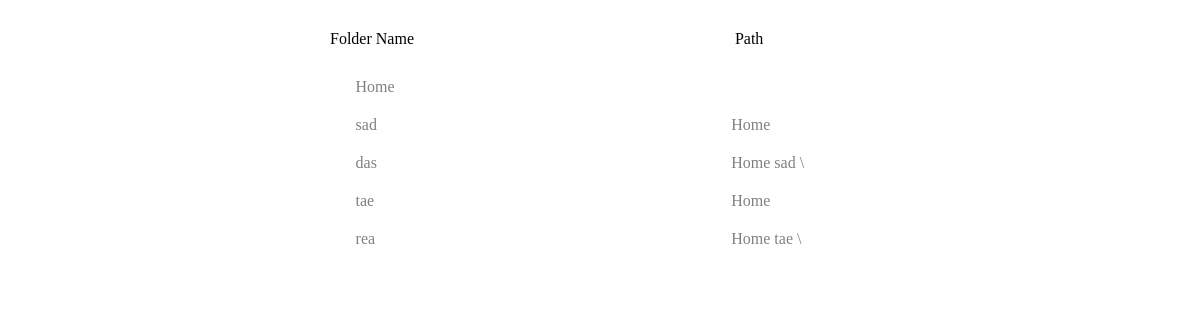
Before: /move.php (signed in) with the older database file.
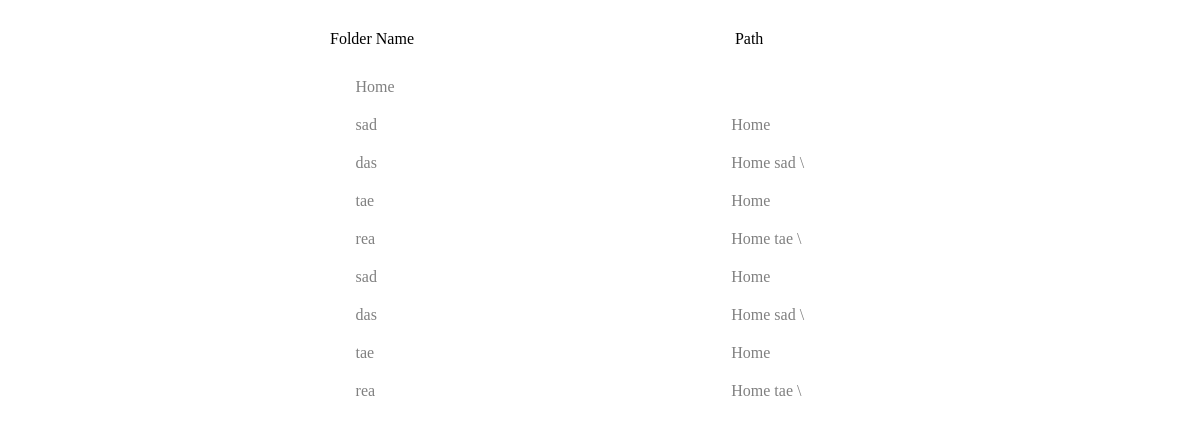
After: the same page with the newer database file.
### tables this page shows
CREATE TABLE `filesystem` (
  `file_id` int(10) NOT NULL,
  `file_name` varchar(50) NOT NULL,
  `owner` varchar(50) NOT NULL,
  `shared_by` mediumtext,
  `file_hash` varchar(50) DEFAULT NULL,
  `directory_path` varchar(100) NOT NULL,
  `isFolder` varchar(45) NOT NULL
);

### move.php (the view, shortened to what this page needs)
<?php
    $filename = $_POST['filename'];
    $currDir = $_POST['current_dir'];
    echo '<link rel="stylesheet" href="css/dropdown.css" type="text/css">';
    $user = $_SESSION['user'];
    $query = "SELECT * FROM filesystem WHERE owner='$user' AND isFolder='1' ORDER BY isFolder DESC";
    $con=mysqli_connect("localhost","root","r00tpass","mysql_db");
    $result = mysqli_query($con, $query);
    echo '<div style="margin-top:-10px">';
    echo '<div class="tablehead">';
    echo '
        <table width="79%" cellpadding="8px" class="heading">
            <tr class="border_bottom">
            <td width="59%">Folder Name</td>
            <td >Path</td>
            <tr>
        </table><br>
    ';
    echo '</div>';
    echo '<div class="tables">';
    echo '<table width="80%" cellpadding="10px" class="table">';
    echo '<tr class="border_bottom"><td width="5%" class="data"><span class="glyphicon glyphicon-folder-open"></span></td><td class="data" width="50%" onclick="DestDirMove(\''.$filename.'\',\''.$currDir.'\',\''.'!'.'\')">';
    echo "Home<br>";
    echo "</td>";
    echo'<td class="data" width="45%">';
    echo"</td >";
    echo "</tr>";
    while($row = mysqli_fetch_array($result))
    {
            $name = $row['file_name'];
            $folder_name = substr($name, 6) ;
            $folder_name = str_replace("_", " ", $folder_name);
            $path = str_replace('!'," \ ",$row["directory_path"]);
            $path = substr($path,3);
            if($path == ""){
                $path = "Home";
            }
            else{
                $path = "Home ".$path;
            }
            echo '<tr class="border_bottom"><td width="5%" class="data"><span class="glyphicon glyphicon-folder-open"></span></td><td class="data" width="50%" onclick="DestDirMove(\''.$filename.'\',\''.$currDir.'\',\''.$row['directory_path'].$folder_name.'!'.'\')">';
            echo $folder_name."<br>";
            echo "</td>";
            echo'<td class="data" width="45%">';
            echo $path;
            echo"</td >";
            echo "</tr>";
    }
    echo "</table>";
    echo '</div>';
    echo '</div>';
?>

Changed rows visible on the page:
added filesystem: file_name "sad", directory_path "Home"
added filesystem: file_name "das", path "Home sad \\"
added filesystem: file_name "tae", directory_path "Home"
added filesystem: file_name "rea", path "Home tae \\"
